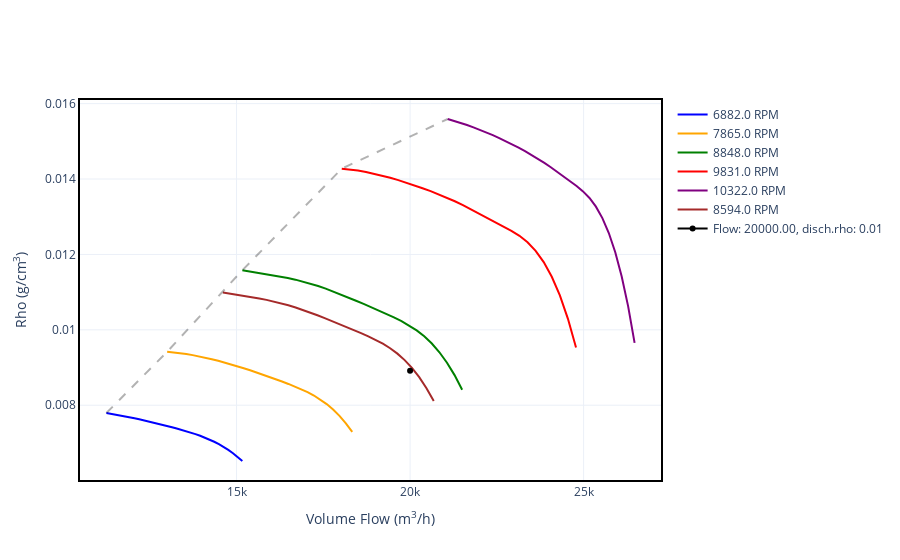

Write notebook code for a chart like this one.
### Markdown cell above
Notice that by default the units used in the `flow_v` and `speed` arguments are the SI units, but you can also provide pint quantities:

### Code cell
fig = imp.disch.rho_plot(
    flow_v=Q_(20000, "m³/h"),
    speed=Q_(8594, "RPM"),
    flow_v_units="m³/h",
    speed_units="RPM",
    rho_units="g/cm³",
)
fig
